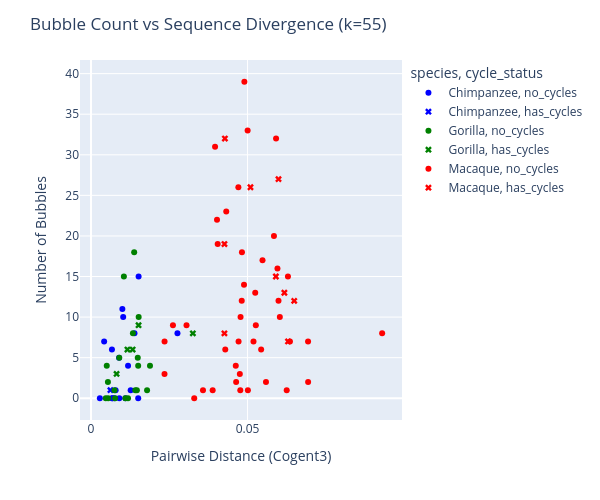

Notebook code cell kept with this figure:
### Code cell
import pandas
import plotly.express as px

# Load data
df = pandas.read_csv("../thesis_0.1/df/all_alignment_data.csv")

# Choose k-mer and filter
kmer = 55
df = df[df["kmer_size"] == kmer].copy()

# Ensure necessary data is present
df = df[
    df["cogent3_pd"].notnull() &
    df["madb_bubbles"].notnull()
].copy()

df["cycle_status"] = df["madb_cycles"].map({True: "has_cycles", False: "no_cycles"})

# Plot: Bubble count vs sequence divergence
fig = px.scatter(
    df,
    x="cogent3_pd",
    y="madb_bubbles",
    color="species",
    color_discrete_map={
        "Chimpanzee": "blue",
        "Gorilla": "green",
        "Macaque": "red"
    },
    symbol="cycle_status",
    symbol_map={"has_cycles": "x", "no_cycles": "circle"},
    hover_data=["unique_id"]
)

fig.update_layout(
    title=f"Bubble Count vs Sequence Divergence (k={kmer})",
    xaxis_title="Pairwise Distance (Cogent3)",
    yaxis_title="Number of Bubbles",
    width=600,
    height=500
)

fig.show()

### Figure 1 — Plotly figure (JSON) as saved in the notebook; plotly's stock layout.template omitted (floating-point values rounded to 4 significant figures)
{"data": [{"customdata": [["ENSG00000204518.fa"], ["ENSG00000143632.fa"], ["ENSG00000169717.fa"], ["ENSG00000134249-0.fa"], ["ENSG00000116863.fa"], ["ENSG00000126070-0.fa"], ["ENSG00000186094-1.fa"], ["ENSG00000188157-1.fa"], ["ENSG00000154027-0.fa"], ["ENSG00000053371-1.fa"], ["ENSG00000162482.fa"], ["ENSG00000053371-0.fa"], ["ENSG00000211454-0.fa"], ["ENSG00000156150.fa"], ["ENSG00000116337.fa"], ["ENSG00000134262.fa"], ["ENSG00000132703.fa"], ["ENSG00000158874.fa"]], "hovertemplate": "species=Chimpanzee<br>cycle_status=no_cycles<br>cogent3_pd=%{x}<br>madb_bubbles=%{y}<br>unique_id=%{customdata[0]}<extra></extra>", "legendgroup": "Chimpanzee, no_cycles", "marker": {"color": "blue", "symbol": "circle"}, "mode": "markers", "name": "Chimpanzee, no_cycles", "orientation": "v", "showlegend": true, "type": "scatter", "x": [0.01099, 0.01183, 0.009047, 0.007488, 0.008971, 0.00283, 0.01028, 0.01508, 0.006868, 0.007874, 0.01389, 0.01521, 0.02761, 0.01002, 0.004203, 0.006689, 0.006731, 0.01267], "xaxis": "x", "y": [0, 4, 0, 0, 5, 0, 10, 0, 0, 1, 8, 15, 8, 11, 7, 6, 0, 1], "yaxis": "y"}, {"customdata": [["ENSG00000188157-0.fa"]], "hovertemplate": "species=Chimpanzee<br>cycle_status=has_cycles<br>cogent3_pd=%{x}<br>madb_bubbles=%{y}<br>unique_id=%{customdata[0]}<extra></extra>", "legendgroup": "Chimpanzee, has_cycles", "marker": {"color": "blue", "symbol": "x"}, "mode": "markers", "name": "Chimpanzee, has_cycles", "orientation": "v", "showlegend": true, "type": "scatter", "x": [0.006206], "xaxis": "x", "y": [1], "yaxis": "y"}, {"customdata": [["ENSG00000204518.fa"], ["ENSG00000169717.fa"], ["ENSG00000134249-0.fa"], ["ENSG00000143537.fa"], ["ENSG00000126070-0.fa"], ["ENSG00000188157-1.fa"], ["ENSG00000153207-0.fa"], ["ENSG00000154027-0.fa"], ["ENSG00000117448-0.fa"], ["ENSG00000053371-1.fa"], ["ENSG00000211454-1.fa"], ["ENSG00000181754.fa"], ["ENSG00000132703.fa"], ["ENSG00000117362.fa"], ["ENSG00000158874.fa"], ["ENSG00000134262.fa"], ["ENSG00000143595.fa"], ["ENSG00000143761.fa"], ["ENSG00000142632-0.fa"]], "hovertemplate": "species=Gorilla<br>cycle_status=no_cycles<br>cogent3_pd=%{x}<br>madb_bubbles=%{y}<br>unique_id=%{customdata[0]}<extra></extra>", "legendgroup": "Gorilla, no_cycles", "marker": {"color": "green", "symbol": "circle"}, "mode": "markers", "name": "Gorilla, no_cycles", "orientation": "v", "showlegend": true, "type": "scatter", "x": [0.01465, 0.01183, 0.007488, 0.0105, 0.004717, 0.01791, 0.009025, 0.005495, 0.01522, 0.01099, 0.01884, 0.005402, 0.007692, 0.005034, 0.01416, 0.01339, 0.01493, 0.01379, 0.01507], "xaxis": "x", "y": [1, 0, 1, 15, 0, 1, 5, 0, 10, 0, 4, 2, 0, 4, 1, 8, 5, 18, 4], "yaxis": "y"}, {"customdata": [["ENSG00000143632.fa"], ["ENSG00000126070-1.fa"], ["ENSG00000188157-0.fa"], ["ENSG00000134698-1.fa"], ["ENSG00000211454-0.fa"]], "hovertemplate": "species=Gorilla<br>cycle_status=has_cycles<br>cogent3_pd=%{x}<br>madb_bubbles=%{y}<br>unique_id=%{customdata[0]}<extra></extra>", "legendgroup": "Gorilla, has_cycles", "marker": {"color": "green", "symbol": "x"}, "mode": "markers", "name": "Gorilla, has_cycles", "orientation": "v", "showlegend": true, "type": "scatter", "x": [0.01164, 0.0133, 0.008172, 0.03253, 0.01519], "xaxis": "x", "y": [6, 6, 3, 8, 9], "yaxis": "y"}, {"customdata": [["ENSG00000213088.fa"], ["ENSG00000184389.fa"], ["ENSG00000143632.fa"], ["ENSG00000169717.fa"], ["ENSG00000134249-0.fa"], ["ENSG00000143382.fa"], ["ENSG00000158859.fa"], ["ENSG00000035687-0.fa"], ["ENSG00000116863.fa"], ["ENSG00000126070-0.fa"], ["ENSG00000186094-1.fa"], ["ENSG00000188157-0.fa"], ["ENSG00000116771.fa"], ["ENSG00000188157-1.fa"], ["ENSG00000153207-0.fa"], ["ENSG00000116922.fa"], ["ENSG00000154027-0.fa"], ["ENSG00000004455-1.fa"], ["ENSG00000174574-1.fa"], ["ENSG00000117448-0.fa"], ["ENSG00000053371-1.fa"], ["ENSG00000117448-1.fa"], ["ENSG00000211454-1.fa"], ["ENSG00000162482.fa"], ["ENSG00000053371-0.fa"], ["ENSG00000211454-0.fa"], ["ENSG00000181754.fa"], ["ENSG00000156150.fa"], ["ENSG00000116337.fa"], ["ENSG00000240038.fa"], ["ENSG00000132855.fa"], ["ENSG00000116748.fa"], ["ENSG00000171819.fa"], ["ENSG00000272031.fa"], ["ENSG00000143412.fa"], ["ENSG00000132703.fa"], ["ENSG00000117362.fa"], ["ENSG00000198483.fa"], ["ENSG00000158874.fa"], ["ENSG00000173627.fa"], ["ENSG00000142632-0.fa"], ["ENSG00000132694-0.fa"]], "hovertemplate": "species=Macaque<br>cycle_status=no_cycles<br>cogent3_pd=%{x}<br>madb_bubbles=%{y}<br>unique_id=%{customdata[0]}<extra></extra>", "legendgroup": "Macaque, no_cycles", "marker": {"color": "red", "symbol": "circle"}, "mode": "markers", "name": "Macaque, no_cycles", "orientation": "v", "showlegend": true, "type": "scatter", "x": [0.04768, 0.05477, 0.04288, 0.05011, 0.03885, 0.04319, 0.04024, 0.05434, 0.04713, 0.02348, 0.04814, 0.04753, 0.05988, 0.0625, 0.04624, 0.05955, 0.03576, 0.04706, 0.04887, 0.09298, 0.03297, 0.05244, 0.06934, 0.06353, 0.06031, 0.06932, 0.02617, 0.04821, 0.03962, 0.0629, 0.04046, 0.04898, 0.04776, 0.03051, 0.05843, 0.05588, 0.0235, 0.0591, 0.04635, 0.05264, 0.0519, 0.05002], "xaxis": "x", "y": [1, 17, 6, 1, 1, 23, 22, 6, 7, 3, 12, 3, 12, 1, 4, 16, 1, 26, 14, 8, 0, 13, 2, 7, 10, 7, 9, 18, 31, 15, 19, 39, 10, 9, 20, 2, 7, 32, 2, 9, 7, 33], "yaxis": "y"}, {"customdata": [["ENSG00000131584.fa"], ["ENSG00000282608.fa"], ["ENSG00000177674-0.fa"], ["ENSG00000153207-1.fa"], ["ENSG00000004455-0.fa"], ["ENSG00000116194.fa"], ["ENSG00000134262.fa"], ["ENSG00000143595.fa"], ["ENSG00000186517.fa"]], "hovertemplate": "species=Macaque<br>cycle_status=has_cycles<br>cogent3_pd=%{x}<br>madb_bubbles=%{y}<br>unique_id=%{customdata[0]}<extra></extra>", "legendgroup": "Macaque, has_cycles", "marker": {"color": "red", "symbol": "x"}, "mode": "markers", "name": "Macaque, has_cycles", "orientation": "v", "showlegend": true, "type": "scatter", "x": [0.06489, 0.04261, 0.05904, 0.06176, 0.05093, 0.04276, 0.04262, 0.06292, 0.05988], "xaxis": "x", "y": [12, 8, 15, 13, 26, 32, 19, 7, 27], "yaxis": "y"}], "layout": {"height": 500, "legend": {"title": {"text": "species, cycle_status"}, "tracegroupgap": 0}, "margin": {"t": 60}, "title": {"text": "Bubble Count vs Sequence Divergence (k=55)"}, "width": 600, "xaxis": {"anchor": "y", "domain": [0, 1], "title": {"text": "Pairwise Distance (Cogent3)"}}, "yaxis": {"anchor": "x", "domain": [0, 1], "title": {"text": "Number of Bubbles"}}}}
